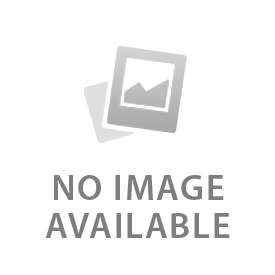
#> input picture Javascript/CSLA_js_class/Week11/github_repo_example/CS454-Application-Development-with-Node.js-Angular.js-master/Project_part_2/client/views/images/no_image.jpg, 275 x 275 px, given in place of students003.avi, which was not available
$ jupyter execute --allow-errors Untitled.ipynb   (Python 2 division)   (older library calls are emulated)
#> lines starting #> are read from the running program, lines starting #| are printed output that depends on the picture; after the words box and inside, x2 and y2 are one past the last pixel; in counts of white or black regions, pixels touching at a corner belong together; pictures that were not available may be replaced by others from this repository, and a replacement may not be noted
[cell 1]
# [21 lines of commented-out code are left out]

[cell 2]
import numpy as np
import cv2

[cell 3]
cap = cv2.VideoCapture('students003.avi') #Open video file
foreground_background = cv2.BackgroundSubtractorMOG2()

while True:
    ret, frame = cap.read()
#> frame is the input picture: shape (275, 275, 3); min 124, max 255, mean 245

    foreground_mask = foreground_background.apply(frame)
#> foreground_mask: shape (275, 275); every value is 127

    cv2.imshow('Output', foreground_mask)
    if cv2.waitKey(1) == 13:
#> (key q is pressed here)
        break

cap.release()
#> (the rest of this cell did not finish here and is left out)

[cell 4]
# -*- coding: utf-8 -*-
"""
Created on Tue Nov 22 16:57:28 2016
@author: Karthick Perumal
"""

import cv2
import numpy as np

## Our sketch generating functuion
def sketch(image):
    #convert image to grayscale
    img_gray = cv2.cvtColor(image, cv2.COLOR_BGR2GRAY)

    # Clean up image using Gaussian Blur
    img_gray_blur = cv2.GaussianBlur(img_gray, (5, 5), 0)
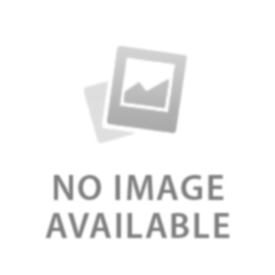
#> img_gray_blur: shape (275, 275); min 126, max 255, mean 245

    # Extract edges
    canny_edges = cv2.Canny(img_gray_blur, 10, 70) ## Feel free to change the thresholds depending on lighting conditions
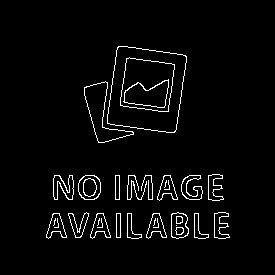
#> canny_edges: shape (275, 275); 3.4% white in thin lines or dots, all inside (x1, y1, x2, y2) = (46, 46, 230, 239)

    ## Do an invert binarize on the image
    ret, mask = cv2.threshold(canny_edges, 70, 255, cv2.THRESH_BINARY_INV) ## can play with the threshold parameter. In principle we could use other threshold functions
    return mask

### Initialize webcam, cap if the object provided by VideoCapture
### It contains a boolean indicating if it was successful (ret)
### It also contains the images collected from the webcam (frame)
cap = cv2.VideoCapture(0)

while True:
    ret, frame = cap.read()
    cv2.imshow('Our Live Sketcher', sketch(frame))
    if cv2.waitKey(1) == 13: ### 13 is the Enter Key
#> (key q is pressed here)
        break

## Release camera and close windows
cap.release()   # When using a webcam, it is necessary to do cap.release() to close the videocapture
cv2.destroyAllWindows()

[cell 5]
import numpy as np
import cv2

cap = cv2.VideoCapture('videos/kondo2.avi')
w=800
h=600

fourcc = cv2.cv.CV_FOURCC('m', 'p', '4', 'v')
out = cv2.VideoWriter('source/students003.avi',fourcc, 25, (w,h),True)
count = 0
while(cap.isOpened()):
    count = count + 1
    print "processing frame ", count
    ret, frame = cap.read()
    if ret == True:
        frame = cv2.resize(frame,(w,h), interpolation = cv2.INTER_CUBIC)
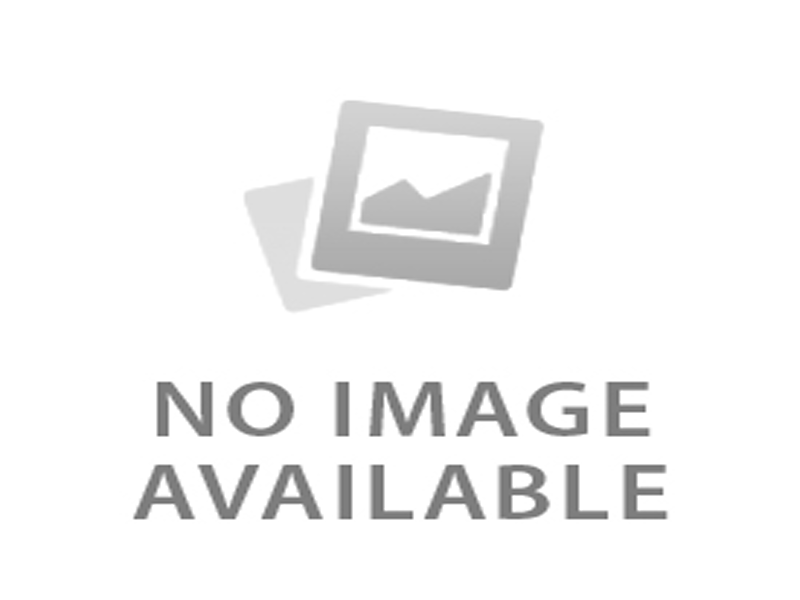
#> frame: shape (600, 800, 3); min 96, max 255, mean 244.8
        y_len,x_len,_ = frame.shape
#> y_len = 600; x_len = 800

        scale = 9
        for y in range(scale):
            for x in range(scale):
                cropped_frame=frame[(y*y_len)/scale:((y+1)*y_len)/scale,
                                    (x*x_len)/scale:((x+1)*x_len)/scale]

                mean_val=cv2.mean(cropped_frame)
                mean_val=mean_val[:3]
                cropped_frame[:,:,:] = mean_val
#> cropped_frame: shape (67, 89, 3); every value is 255

        out.write(frame)
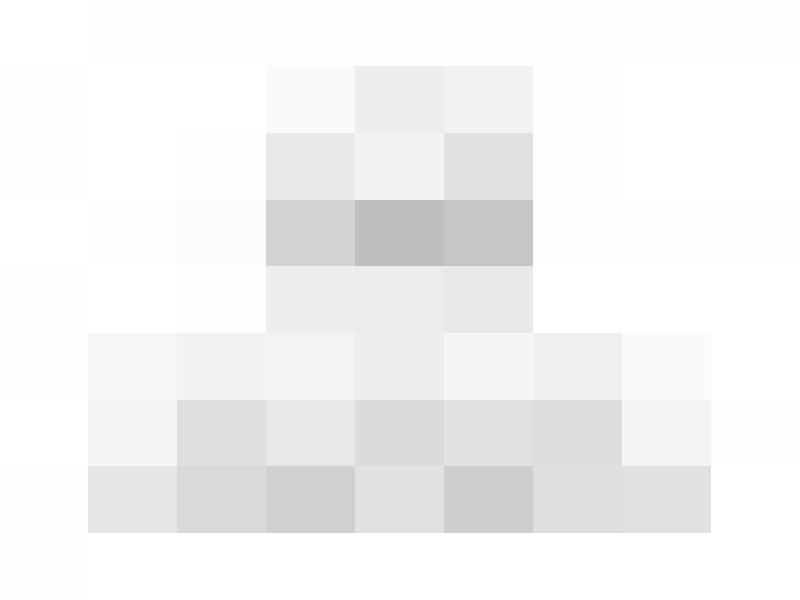
#> frame: shape (600, 800, 3); min 190, max 255, mean 244.3


cap.release()
out.release()
cv2.destroyAllWindows()
